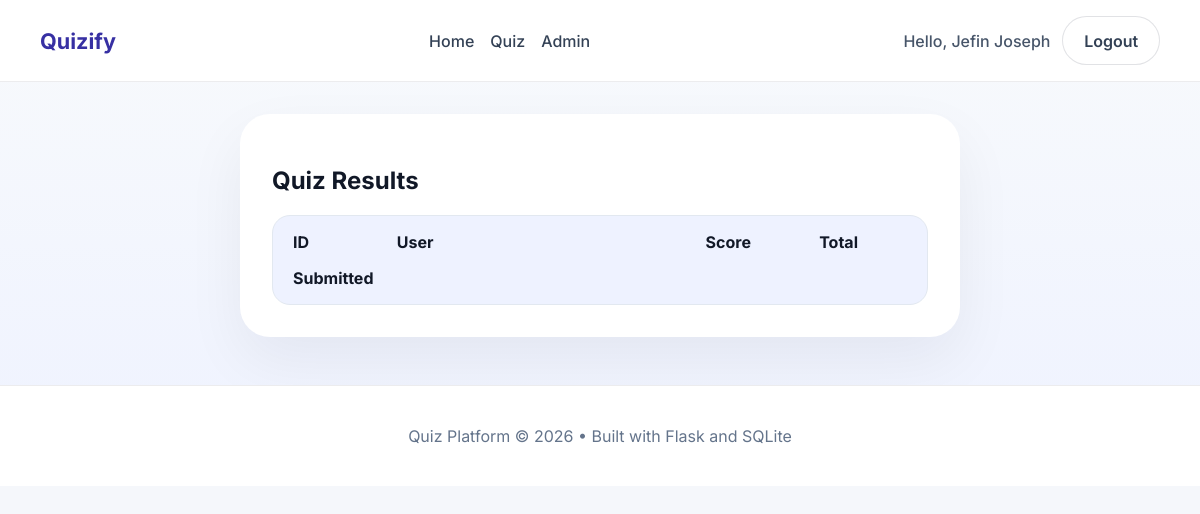
The page /admin/results (signed in) on the database as committed earlier.
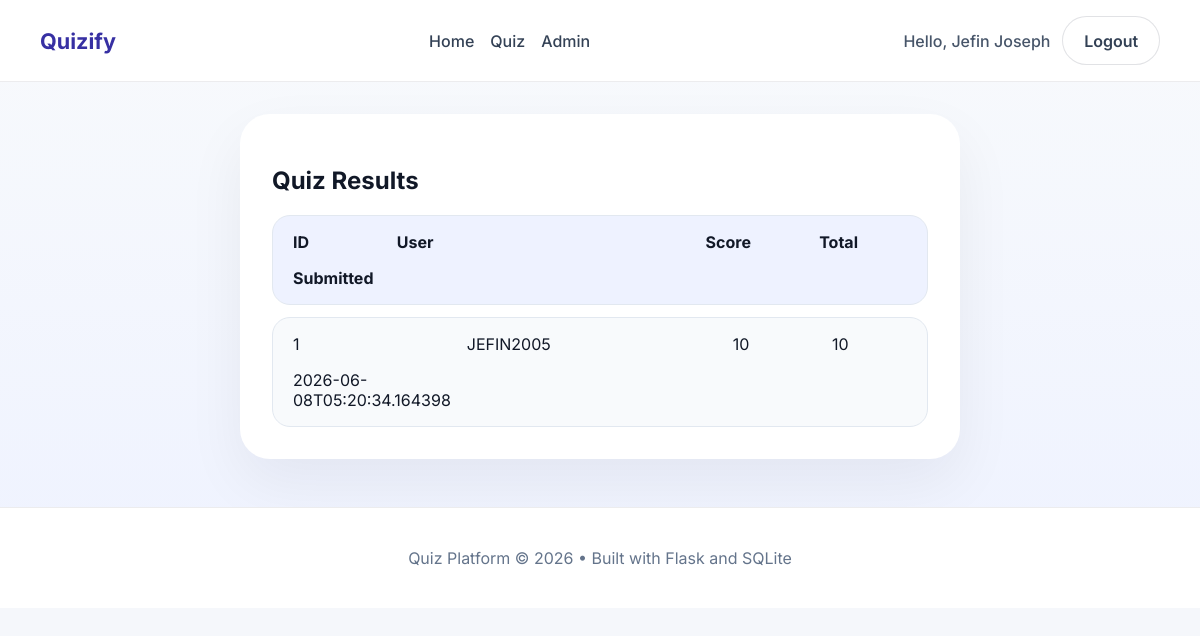
The same page on the database as committed later.
### tables this page shows
CREATE TABLE users (
                id INTEGER PRIMARY KEY AUTOINCREMENT,
                username TEXT UNIQUE NOT NULL,
                full_name TEXT,
                password TEXT NOT NULL,
                is_admin INTEGER NOT NULL DEFAULT 0,
                created_at TEXT NOT NULL
            );

CREATE TABLE results (
                id INTEGER PRIMARY KEY AUTOINCREMENT,
                user_id INTEGER NOT NULL,
                score INTEGER NOT NULL,
                total INTEGER NOT NULL,
                level TEXT,
                topic TEXT,
                created_at TEXT NOT NULL,
                FOREIGN KEY (user_id) REFERENCES users (id)
            );

### app.py (the view)
@app.route("/admin/results")
def admin_results():
    user = admin_required()
    if isinstance(user, Response):
        return user
    db = get_db()
    rows = db.execute(
        "SELECT r.id, u.username, r.score, r.total, r.created_at FROM results r JOIN users u ON r.user_id = u.id ORDER BY r.created_at DESC"
    ).fetchall()
    return render_template("admin_results.html", user=user, results=rows)

### app.py (called while the page is built)
def get_db():
    if "db" not in g:
        g.db = sqlite3.connect(app.config["DATABASE"], detect_types=sqlite3.PARSE_DECLTYPES, timeout=30.0)
        g.db.row_factory = sqlite3.Row
        g.db.execute("PRAGMA busy_timeout = 30000")  # 30 seconds timeout for locked database
    return g.db

@app.before_request
def setup_database():
    if not os.path.exists(app.config["DATABASE"]):
        open(app.config["DATABASE"], "a").close()
    if not getattr(app, "_db_initialized", False):
        init_db()
        app._db_initialized = True

def get_user():
    user_id = session.get("user_id")
    if user_id is None:
        return None
    db = get_db()
    user = db.execute("SELECT id, username, full_name, is_admin FROM users WHERE id = ?", (user_id,)).fetchone()
    return dict(user) if user is not None else None

def admin_required():
    user = get_user()
    if user is None or not user.get("is_admin"):
        flash("Administrator access required.", "danger")
        return redirect(url_for("home"))
    if user.get("username", "").lower() not in ALLOWED_ADMIN_EMAILS:
        flash("Administrator access is restricted.", "danger")
        return redirect(url_for("home"))
    return user

### templates/admin_results.html
{% extends 'base.html' %}
{% block content %}
<section class="panel admin-panel">
    <h2>Quiz Results</h2>
    <div class="question-table">
        <div class="table-row header-row">
            <span>ID</span>
            <span>User</span>
            <span>Score</span>
            <span>Total</span>
            <span>Submitted</span>
        </div>
        {% for r in results %}
        <div class="table-row">
            <span>{{ r.id }}</span>
            <span>{{ r.username }}</span>
            <span>{{ r.score }}</span>
            <span>{{ r.total }}</span>
            <span>{{ r.created_at }}</span>
        </div>
        {% endfor %}
    </div>
</section>
{% endblock %}

### templates/base.html (shortened to what this page needs)
<!DOCTYPE html>
<html lang="en">
<head>
    <link rel="stylesheet" href="{{ url_for('static', filename='css/styles.css') }}" />
</head>
<body>
    <header class="site-header">
        <div class="container nav-container">
            <a class="brand" href="{{ url_for('home') }}">Quizify</a>
            <nav class="site-nav">
                <a href="{{ url_for('home') }}">Home</a>
                <a href="{{ url_for('select_level') }}">Quiz</a>
                {% if user and user.is_admin %}
                    <a href="{{ url_for('admin') }}">Admin</a>
                {% endif %}
            </nav>
            <div class="nav-actions">
                {% if user %}
                    <span class="nav-user">Hello, {{ user.full_name }}</span>
                    <a class="button button-secondary" href="{{ url_for('logout') }}">Logout</a>
                {% else %}
                    <a class="button button-ghost" href="{{ url_for('login') }}">Login</a>
                    <a class="button button-primary" href="{{ url_for('register') }}">Register</a>
                {% endif %}
            </div>
        </div>
    </header>
    <main class="page-content container">
        {% block content %}{% endblock %}
    </main>
    <footer class="site-footer">
        <div class="container footer-inner">
            <p>Quiz Platform &copy; 2026 • Built with Flask and SQLite</p>
        </div>
    </footer>
</body>
</html>

### static/css/styles.css (style rules this page uses)
:root { color-scheme: light; font-family: 'Inter', system-ui, -apple-system, BlinkMacSystemFont, 'Segoe UI', sans-serif; font-size: 16px; background-color: #f5f7fb; color: #111827; }
* { box-sizing: border-box; }
html, body { margin: 0; min-height: 100%; }
body { background: linear-gradient(180deg, #f8fafc 0%, #eef2ff 100%); }
.container { width: min(1120px, calc(100% - 2rem)); margin: 0 auto; }
.site-header { background: rgba(255, 255, 255, 0.95); backdrop-filter: blur(12px); border-bottom: 1px solid rgba(15, 23, 42, 0.08); position: sticky; top: 0; z-index: 10; }
.nav-container { display: flex; align-items: center; justify-content: space-between; gap: 1rem; padding: 1rem 0; }
.brand { color: #3730a3; font-size: 1.35rem; font-weight: 700; text-decoration: none; }
.site-nav { display: flex; gap: 1rem; flex-wrap: wrap; }
.site-nav a { color: #334155; text-decoration: none; font-weight: 500; }
.nav-actions { display: flex; gap: 0.75rem; align-items: center; flex-wrap: wrap; }
.nav-user { color: #475569; font-weight: 500; }
.button { display: inline-flex; align-items: center; justify-content: center; padding: 0.85rem 1.3rem; border-radius: 999px; border: 1px solid transparent; font-weight: 600; text-decoration: none; cursor: pointer; }
.button-secondary, .button-ghost { background: white; color: #334155; border-color: rgba(15, 23, 42, 0.12); }
.page-content { padding: 2rem 0 3rem; }
.panel { background: white; border-radius: 30px; padding: 2rem; box-shadow: 0 24px 60px rgba(15, 23, 42, 0.06); }
.auth-panel, .quiz-panel, .admin-panel, .result-panel { max-width: 720px; margin: 0 auto; }
.question-table { display: grid; gap: 0.75rem; }
.table-row { display: grid; grid-template-columns: 0.9fr 3fr 1fr 0.9fr; align-items: center; gap: 1rem; padding: 1rem 1.25rem; border-radius: 18px; border: 1px solid #e2e8f0; background: #f8fafc; }
.header-row { background: #eef2ff; font-weight: 700; }
.site-footer { border-top: 1px solid rgba(15, 23, 42, 0.08); padding: 1.5rem 0; background: white; }
.footer-inner { display: flex; justify-content: center; color: #64748b; }

Rows that differ between the two databases and show on the page:
added results: id "1", username "JEFIN2005", score "10", total "10", created_at "2026-06-08T05:20:34.164398"
